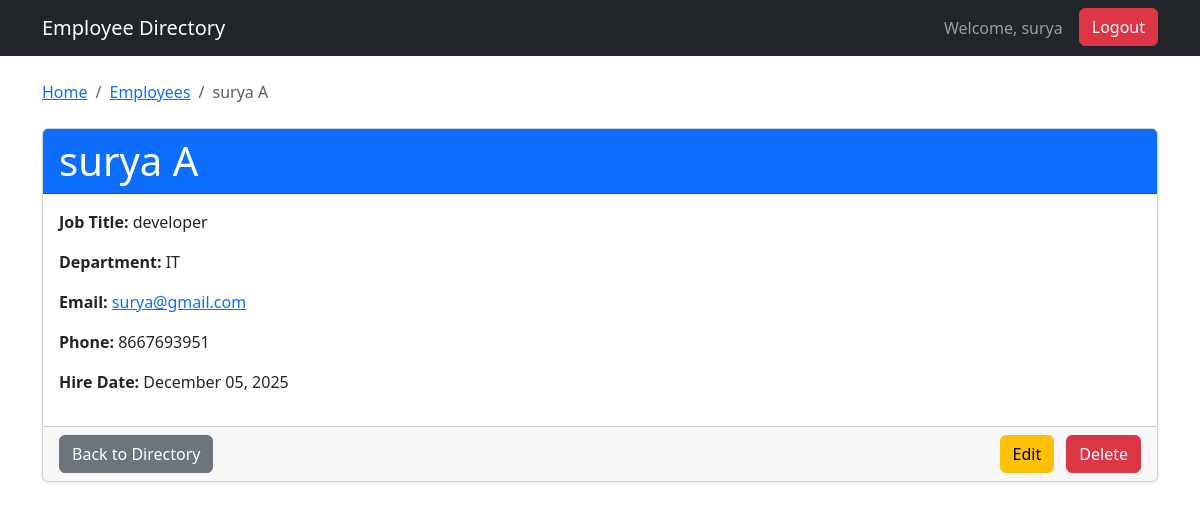
The page /employees/employee/1/ (signed in) on the database its author committed.
### employees/models.py (models this page shows, shortened)
class Employee(models.Model):
    first_name = models.CharField(max_length=100)
    last_name = models.CharField(max_length=100)
    email = models.EmailField(unique=True)
    phone_number = models.CharField(max_length=20, blank=True, null=True)
    hire_date = models.DateField()
    job_title = models.CharField(max_length=100)
    department = models.ForeignKey(Department, on_delete=models.SET_NULL, null=True, blank=True)
    class Meta:
        ordering = ['last_name', 'first_name']
    def get_absolute_url(self):
        return reverse('employee_detail', kwargs={'pk': self.pk})
    def full_name(self):
        return f"{self.first_name} {self.last_name}"

class Department(models.Model):
    name = models.CharField(max_length=100, unique=True)
    class Meta:
        ordering = ['name']
    def __str__(self):
        return self.name

### employees/views.py (the view)
# urls.py: path('employee/<int:pk>/', EmployeeDetailView.as_view(), name='employee_detail'),
class EmployeeDetailView(DetailView):
    model = Employee
    template_name = 'employees/employee_detail.html'
    context_object_name = 'employee'
    def get_context_data(self, **kwargs):
        context = super().get_context_data(**kwargs)
        employee = self.get_object()
        context['breadcrumbs'] = [
            {'name': 'Home', 'url': reverse_lazy('home')},
            {'name': 'Employees', 'url': reverse_lazy('employee_list')},
            {'name': employee.full_name(), 'url': employee.get_absolute_url()},
        ]
        return context

### employees/templates/employees/employee_detail.html (shortened to what this page needs)
{% extends 'base.html' %}
{% block content %}
<div class="card my-4 shadow-sm">
    <div class="card-header bg-primary text-white">
        <h1 class="card-title mb-0">{{ employee.full_name }}</h1>
    </div>
    <div class="card-body">
        <p><strong>Job Title:</strong> {{ employee.job_title }}</p>
        <p><strong>Department:</strong> {{ employee.department|default:"Not Assigned" }}</p>
        <p><strong>Email:</strong> <a href="mailto:{{ employee.email }}">{{ employee.email }}</a></p>
        <p><strong>Phone:</strong> {{ employee.phone_number|default:"N/A" }}</p>
        <p><strong>Hire Date:</strong> {{ employee.hire_date|date:"F d, Y" }}</p>
    </div>
    <div class="card-footer d-flex justify-content-between">
        <a href="{% url 'employee_list' %}" class="btn btn-secondary">Back to Directory</a>
        {% if user.is_staff %}
            <div>
                <a href="{% url 'employee_edit' employee.pk %}" class="btn btn-warning me-2">Edit</a>
                <a href="{% url 'employee_delete' employee.pk %}" class="btn btn-danger">Delete</a>
            </div>
        {% endif %}
    </div>
</div>
{% endblock %}

### templates/base.html (shortened to what this page needs)
<!DOCTYPE html>
<html lang="en">
<head>
    <link href="https://cdn.jsdelivr.net/npm/bootstrap@5.3.3/dist/css/bootstrap.min.css" rel="stylesheet">
</head>
<body>
    <nav class="navbar navbar-expand-lg navbar-dark bg-dark">
        <div class="container">
            <a class="navbar-brand" href="{% url 'home' %}">Employee Directory</a>
            <div class="collapse navbar-collapse" id="navbarNav">
                <ul class="navbar-nav ms-auto">
                    {% if user.is_authenticated %}
                    <span class="navbar-text me-3">
                        Welcome, {{ user.username }}
                    </span>
                    <li class="nav-item">
                        <form action="{% url 'logout' %}" method="post" style="display: inline;">
                            <button type="submit" class="btn btn-danger">Logout</button>
                        </form>
                    </li>
                    {% else %}
                    <li class="nav-item">
                        <a class="btn btn-success" href="{% url 'login' %}">Login</a>
                    </li>
                    {% endif %}
                </ul>
            </div>
        </div>
    </nav>
    <div class="container mt-4">
        {% if breadcrumbs %}
        <nav aria-label="breadcrumb" class="mb-3">
            <ol class="breadcrumb">
                {% for crumb in breadcrumbs %}
                    {% if forloop.last %}
                        <li class="breadcrumb-item active" aria-current="page">{{ crumb.name }}</li>
                    {% else %}
                        <li class="breadcrumb-item"><a href="{{ crumb.url }}">{{ crumb.name }}</a></li>
                    {% endif %}
                {% endfor %}
            </ol>
        </nav>
        {% endif %}
        {% block content %}{% endblock %}
    </div>
</body>
</html>

### rows shown on the page
Employee: full_name "surya A", job_title "developer", department "IT", email "surya@gmail.com", phone_number "8667693951", hire_date "December 05, 2025"

### other values the page prints
{{ user.username }} "surya"
{{ crumb.name }} "Home" "Employees"
{{ crumb.name }} "surya A"
